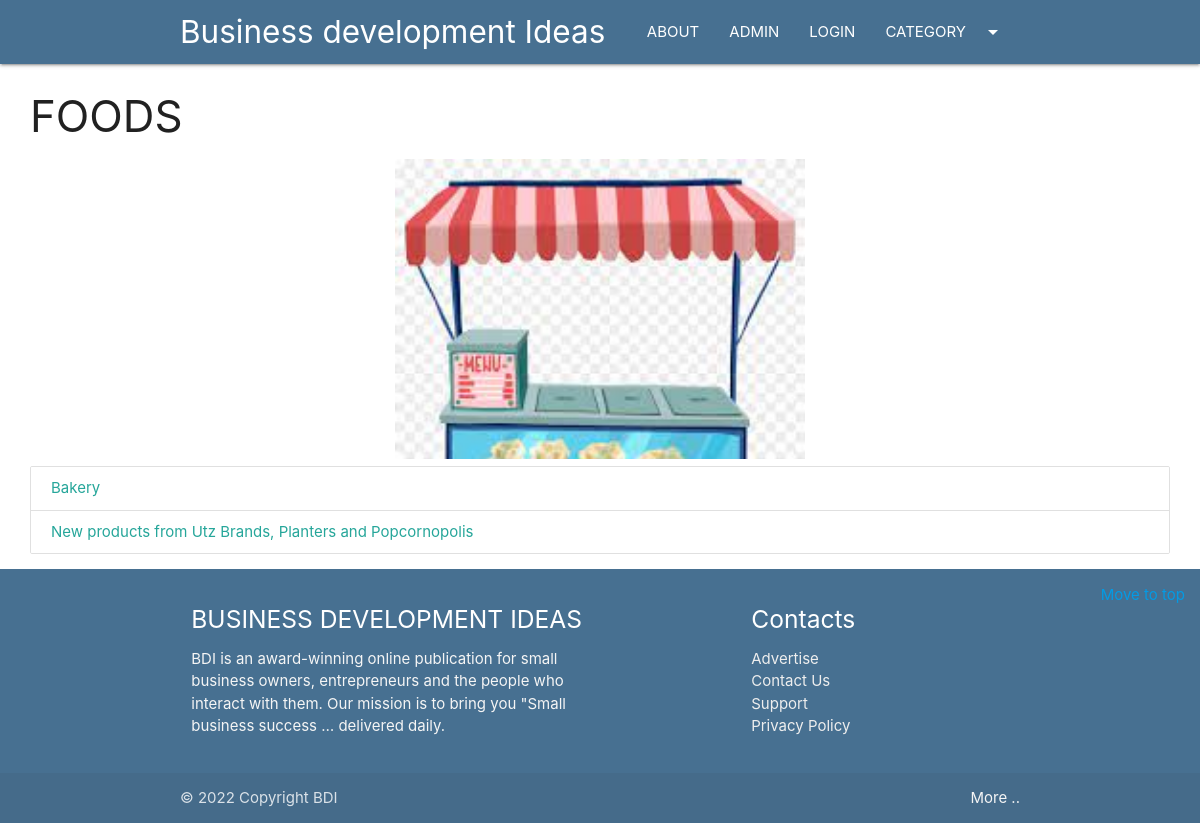
/category/food, run on the app's committed database.
### business/models.py (models this page shows, shortened)
class Category(models.Model):
    cat_id = models.AutoField(primary_key=True)
    title = models.CharField(max_length=100)
    description = models.TextField()
    url = models.CharField(max_length=100)
    image = models.ImageField(upload_to='category/')
    add_date = models.DateTimeField(auto_now_add=True, null=True)
    class Meta:
        verbose_name_plural = "Categories"

class Post(models.Model):
    post_id = models.AutoField(primary_key=True)
    title = models.CharField(max_length=200)
    content = models.TextField()
    url = models.CharField(max_length=100)
    cat = models.ForeignKey(Category, on_delete=models.CASCADE)
    image = models.ImageField(upload_to='post/')

### business/views.py (the view)
# urls.py: path('category/<slug:url>',category),
def category(request, url):
    cat = Category.objects.get(url=url)
    cats = Category.objects.all()
    posts = Post.objects.filter(cat=cat)
    return render(request, "category.html", {'cat': cat, 'cats': cats, 'posts': posts})

### template/category.html (shortened to what this page needs)
{%extends 'base.html' %}
{%block content%}
<div class="container-custom">
    <h3>{{cat.title}}</h3>
    <div class="img-container">
        <img src="/media/{{cat.image}}" class="responsive-img" style="max-height:450px;width:100%;object-fit:contain;"
             alt="">
    </div>
    <div class="collection">
        {%for p in posts %}
        <a href="/ibusiness/{{p.url}}" class="collection-item">{{p.title}}</a>
        {% empty %}
        <h3>No posts in this category</h3>
        {%endfor%}
    </div>
</div>
{%endblock%}

### business/static/css/style.css (style rules this page uses)
.container-custom { width:95%!important; margin:auto; }
:root { scroll-behavior: smooth; }
.img-container { height: 300px; overflow: hidden; }

### data on the page
Category: title "FOODS", image (picture)
Post: title "Bakery"
Post: title "New products from Utz Brands, Planters and Popcornopolis"
